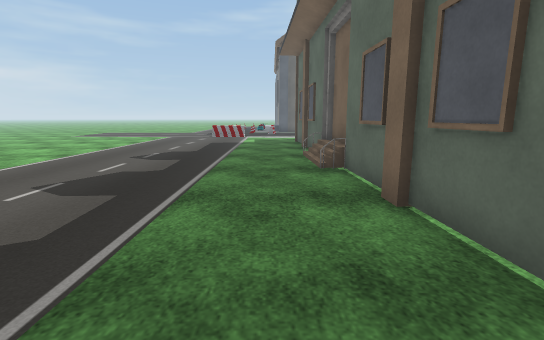
View 1 (above)

24 first-person views from a walk through a 3-D level made in the Unity game engine. The camera is 1.2 m above the floor, tilts 10° down and sees 85° across. The floor is counted in squares, 1 m on a side. Each view is taken from the middle of a square. On the plan, view 1 faces up. The plan holds only what a view shows up to about 13 squares ahead; the rest is blank. The place goes on beyond the plan. Some surface patterns are stand-ins.

View 2
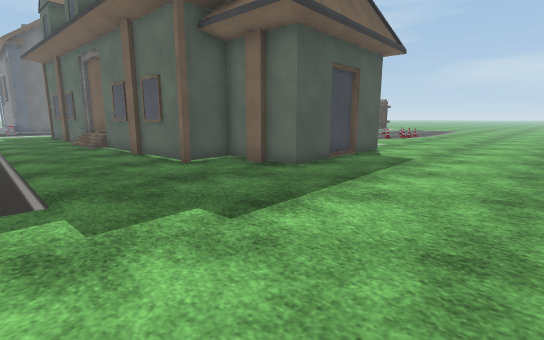

View 3
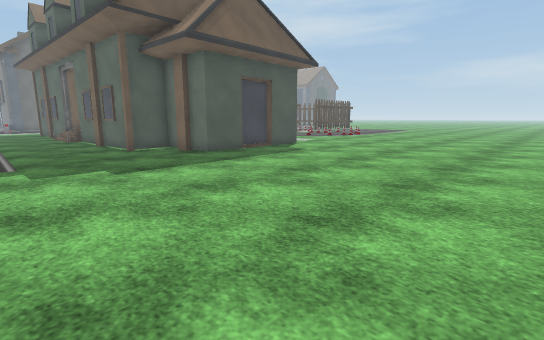

View 4
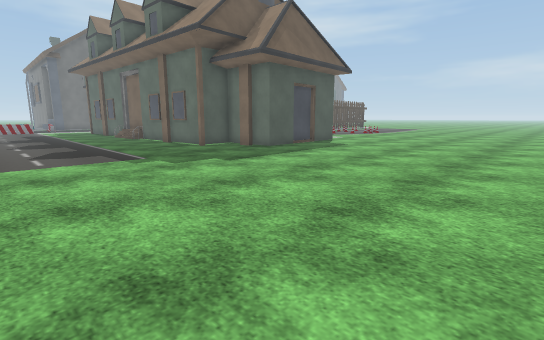

View 5
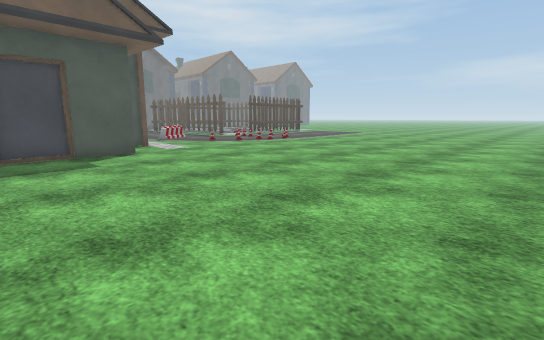

View 6
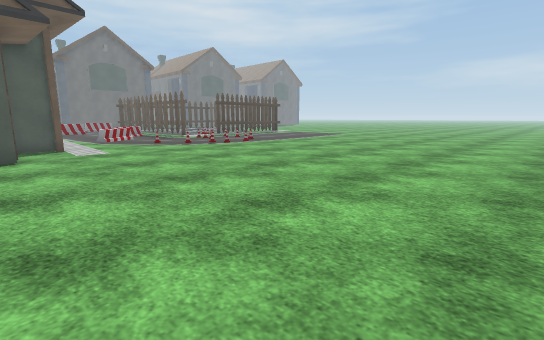

View 7
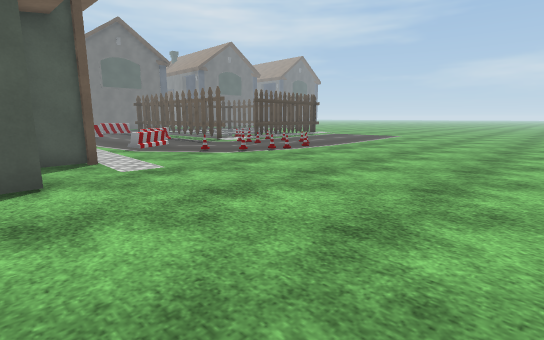

View 8
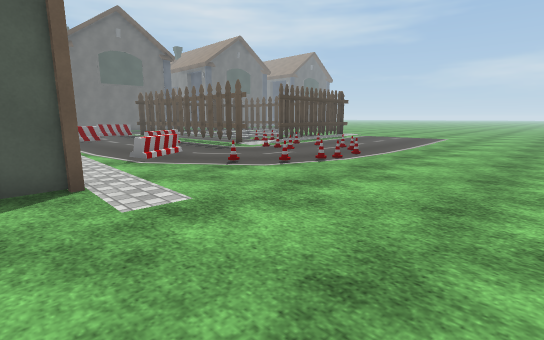

View 9
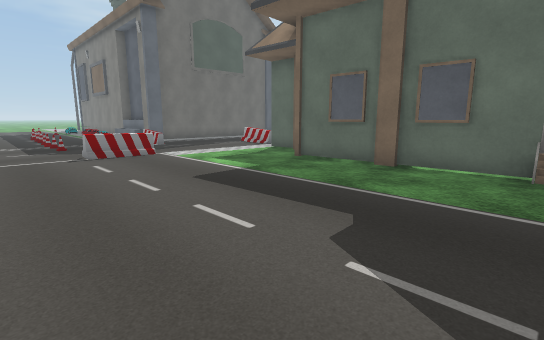

View 10
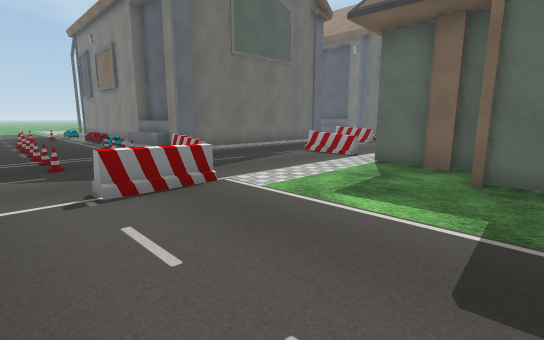

View 11
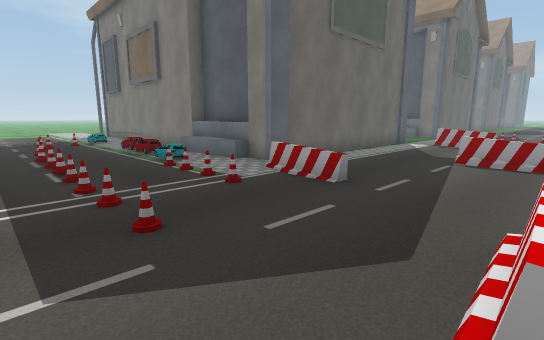

View 12
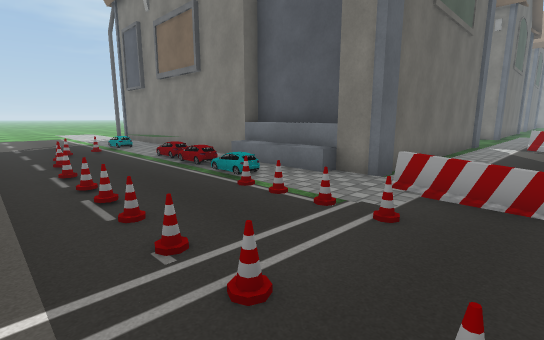

View 13
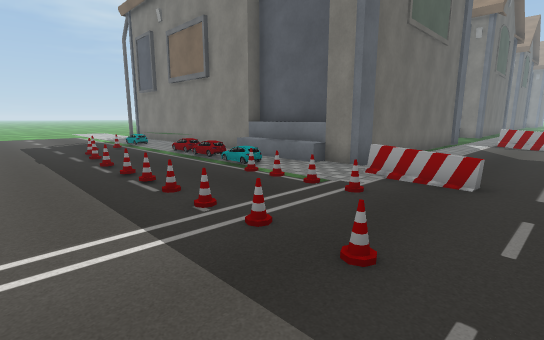

View 14
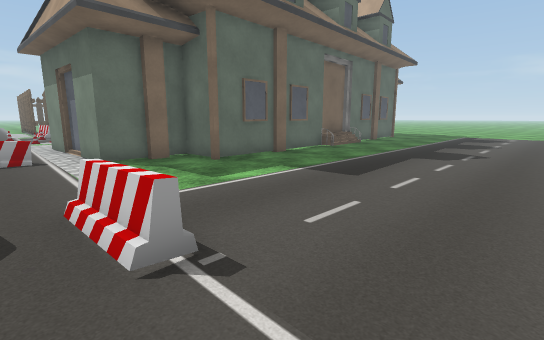

View 15
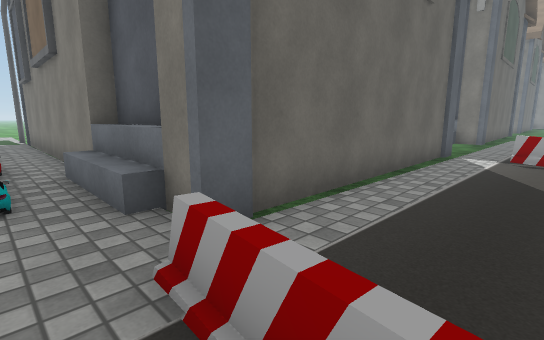

View 16
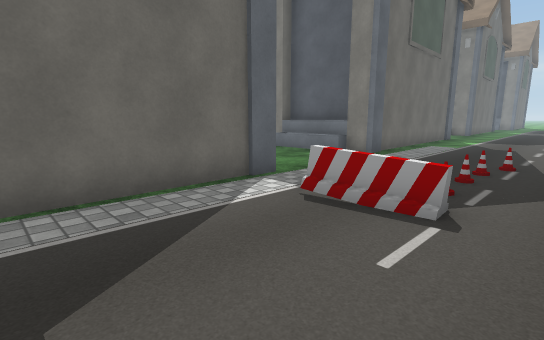

View 17
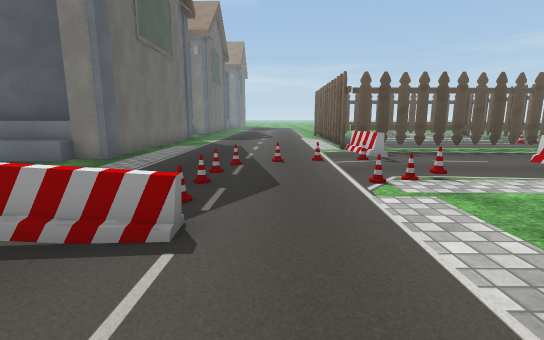

View 18
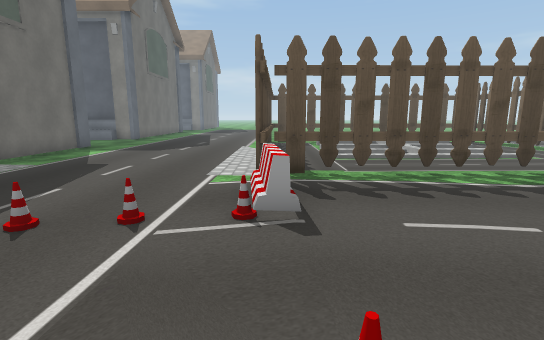

View 19
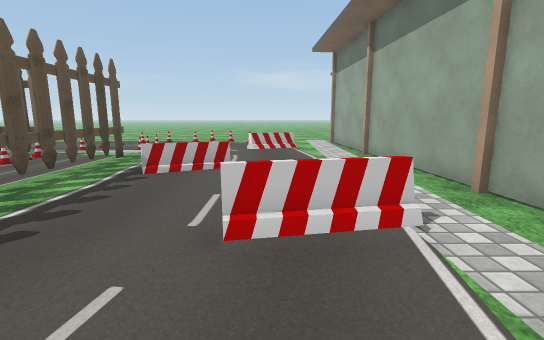

View 20
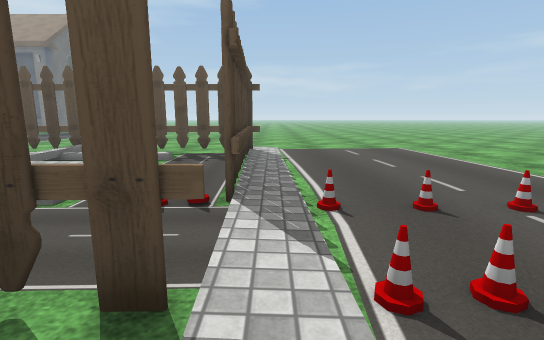

View 21
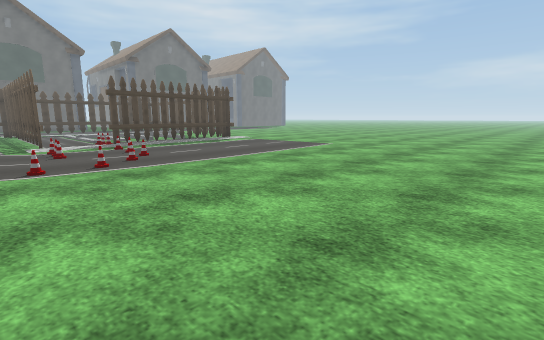

View 22
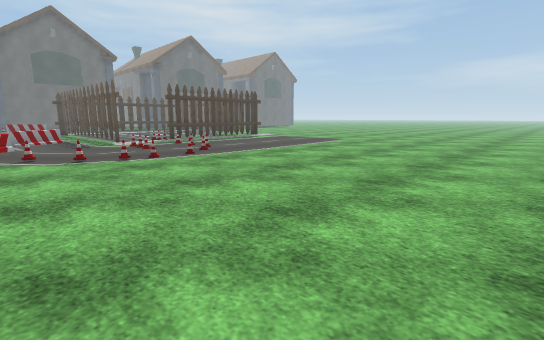

View 23
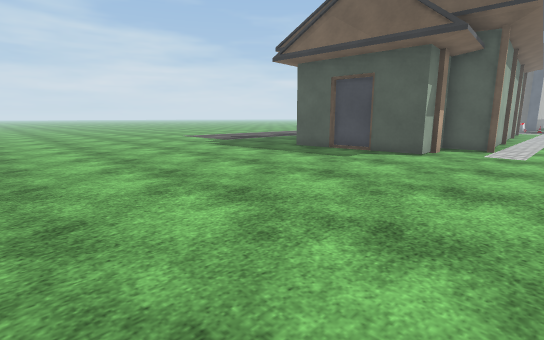

View 24
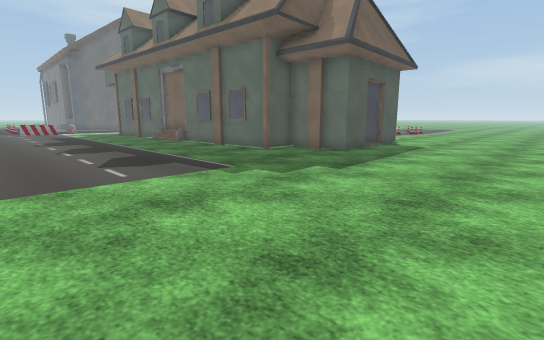

### Floor plan
Key: @ floor where view 1 was taken; # wall or solid block; x gap in a wall; . main floor; : floor 0.5 m higher than the main floor; + floor 0.75 m higher than the main floor; / step, stairs or slope; = window, fence, low wall or low ledge; O other object.
Columns run from 6 left of view 1 to 29 right of it. Each row starts with its distance up from view 1.
 38  ...  .O
 37  .... .O
 36  ......O
 35  ..../.O
 34  ...OO.O
 33  ..O...O
 32 ...O...O
 31 ..O../.O
 30 ...../.O
 29 ..O..//O            OO
 28 ..O..//O           .OO
 27 ..O..//O          ..OO
 26 ....../O         ...OO
 25 .......OOOOOOOOOO...OOOOOOOOOO
 24 ......O........................
 23 ......O........:...............
 22  .....O........+...............
 21 ..........O....:...............
 20 ..........O....................
 19 ...OO.....O....................
 18 .........######................
 17 .........#     ...O..OO.#xxxxxx
 16 .........O      ........x.....
 15 .......O##       .......x.//./
 14 .......##        .......x.// /  x
 13 .......O        ..OO....x./. /  x
 12 .......O#      #..  ....x.////
 11 ........#      #O.  ....x./../
 10 ........#       . ......x./../  x...
  9 ......./#       # ..OOO.x./  /..x...
  8 ......./#       # ......x./.....x..
  7 .......=#       #.......#.#######
  6 ........#       #........./....../..
  5  .......#       #..OO..././.........
  4 ........#       #......././.........
  3 ........O       #...................
  2 ........#      ##...O...............
  1 ........OOOO   ......OO.............
  0 ......@...#    O....................
 -1 ..........######....................
 -2 ....................................
 -3 ....................................
 -4 ....................................
 -5 ....................................
 -6  ...................................
 -7 ....................................
 -8  ..............................
 -9   .............................
-10  ..............................
-11        ...................

Where each view was taken, in squares from view 1:
view 1: 0 up, 0 right, facing up
view 2: 6 down, 2 left, facing up-right
view 3: 10 down, 2 left, facing up-right
view 4: 10 down, 5 left, facing up-right
view 5: 11 down, 5 right, facing up-right
view 6: 11 down, 8 right, facing up-right
view 7: 7 down, 8 right, facing up-right
view 8: 4 down, 9 right, facing up-right
view 9: 9 up, 6 left, facing up-right
view 10: 14 up, 5 left, facing up-right
view 11: 19 up, 5 left, facing up-right
view 12: 22 up, 5 left, facing up-right
view 13: 21 up, 6 left, facing up-right
view 14: 20 up, 6 left, facing down-right
view 15: 22 up, 1 left, facing up-right
view 16: 20 up, 5 right, facing up-right
view 17: 20 up, 6 right, facing right
view 18: 17 up, 11 right, facing right
view 19: 16 up, 13 right, facing down
view 20: 6 up, 16 right, facing right
view 21: 7 down, 16 right, facing up-right
view 22: 8 down, 13 right, facing up-right
view 23: 11 down, 12 right, facing up-left
view 24: 7 down, 6 left, facing up-right
